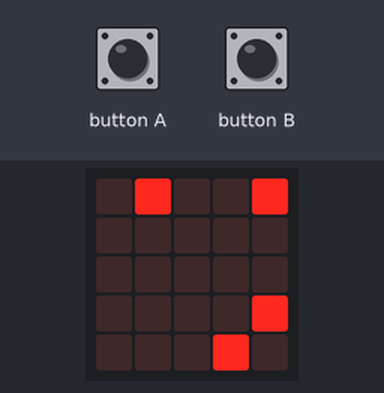
Bench run of a program on a simulated BBC micro:bit (MakeCode). Parts: the board's 5×5 LED display. The inputs (shaded band) are chosen by the test bench. A reset restarts the program; random numbers come from a fixed seed.

Above: at 1.2 s.
1.3 s: button A pressed for 0.15 s
At 1.5 s:
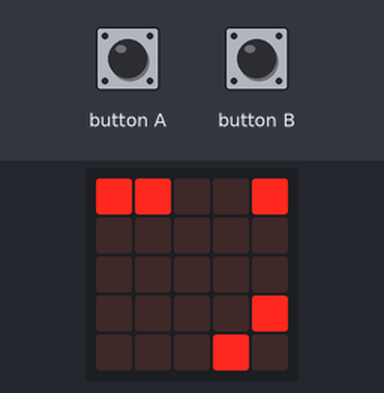
2.0 s: button B pressed for 0.15 s
At 3.0 s:
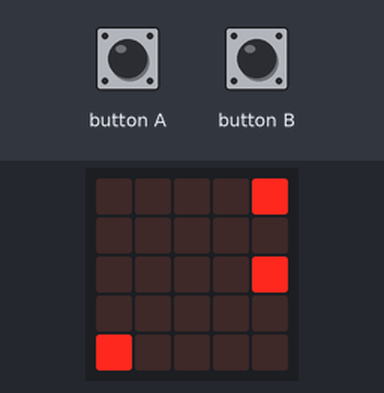
3.9 s: button A pressed for 0.15 s
At 4.1 s:
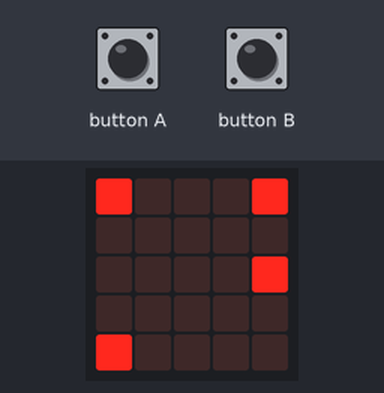
4.6 s: button B pressed for 0.15 s
At 6.2 s:
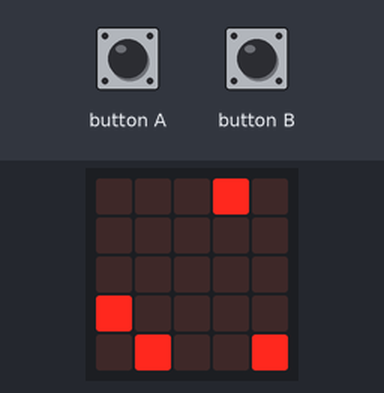
6.5 s: button A pressed for 0.15 s
At 6.7 s:
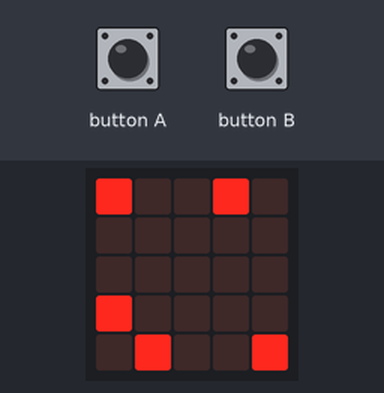
7.2 s: button B pressed for 0.15 s
At 8.2 s:
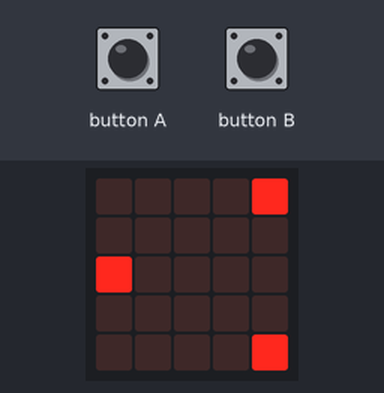
Timing chart, 0 to 10.1 s (numbered marks = the images above; inputs shaded):
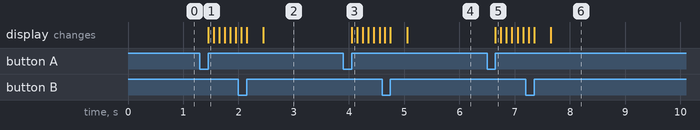

Measured:
- after the input at 1.3 s, the display: changes after 0.15 s (image 1)
- after the input at 3.9 s, the display: changes after 0.15 s (image 3)
- after the input at 6.5 s, the display: changes after 0.15 s (image 5)

The program:

main.ts
```typescript
function drow () {
    led.plot(x, y)
    basic.pause(100)
    led.unplot(x, y)
}
input.onButtonPressed(Button.A, function () {
    start()
})
input.onButtonPressed(Button.B, function () {
    control.reset()
})
function start () {
    for (let index = 0; index < randint(16, 150); index++) {
        if (x == 0) {
            drow()
            y += 1
        }
        if (y == 4) {
            drow()
            x += 1
        }
        if (x == 4) {
            drow()
            y += -1
        }
        if (y == 0) {
            drow()
            x += -1
        }
    }
    led.plot(x, y)
}
let y = 0
let x = 0
x = 0
y = 0
let ax = [
0,
1,
2,
3,
4
]
let ay = [0, 4]
let by = [
0,
1,
2,
3,
4
]
let bx = [0, 4]
let cx = ax._pickRandom()
let cy = ay._pickRandom()
let dx = bx._pickRandom()
let dy = by._pickRandom()
let ex = bx._pickRandom()
let ey = by._pickRandom()
let fx = ax._pickRandom()
let fy = ay._pickRandom()
basic.forever(function () {

})
basic.forever(function () {
    led.plot(cx, cy)
    led.plot(dx, dy)
    led.plot(ex, ey)
    led.plot(fx, fy)
})
```

test.ts
```typescript
// 在此处测试；当此软件包作为插件使用时，将不会编译此软件包。
```
